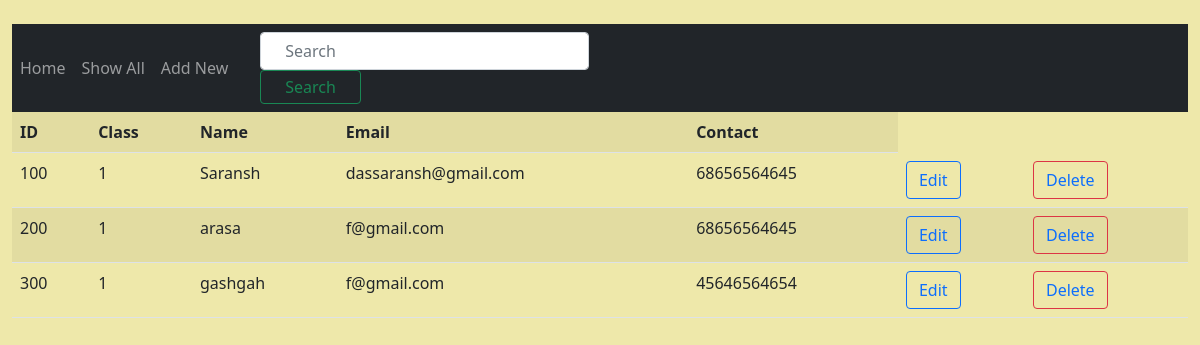
The page /show on the database its author committed.
### myapp/models.py (models this page shows)
class Employee(models.Model):
    eid = models.CharField(max_length=20)
    eclass = models.CharField(max_length=100 , null=True , blank=False)
    ename = models.CharField(max_length=100)
    eemail = models.EmailField()
    econtact = models.CharField(max_length=30)

### myapp/views.py (the view)
# urls.py: path('show', views.show),
def show(request):
    employee = Employee.objects.all
    return render(request, 'show.html', {'employee': employee})

### myapp/templates/show.html
{% extends 'base.html' %}
{% block content %}
<table class="table table-striped">
    <tr>
        <th>ID</th>
        <th>Class</th>
        <th>Name</th>
        <th>Email</th>
        <th>Contact</th>
    </tr>
    {% for i in employee %}
    <tr>
        <td>{{ i.eid }}</td>
        <td>{{ i.eclass }}</td>
        <td>{{ i.ename }}</td>
        <td>{{ i.eemail }}</td>
        <td>{{ i.econtact }}</td>
        <td>
            <button type="button" class="btn btn-outline-primary"> <a href="edit/{{ i.id }}" style="text-decoration:none"; >Edit</a></button>
        </td>
        <td>
            <button type="button" class="btn btn-outline-danger"> <a href="delete/{{ i.id }}" style="text-decoration:none";  >Delete</a></button>
        </td>
    </tr>
    {% endfor %}
</table>
{% endblock %}

### myapp/templates/base.html (shortened to what this page needs)
<!doctype html>
<html lang="en">
<head>
    <link href="https://cdn.jsdelivr.net/npm/bootstrap@5.0.1/dist/css/bootstrap.min.css" rel="stylesheet"
>
</head>
<body>
<div class="container-fluid my-4">
    <nav class="navbar navbar-expand-md bg-dark navbar-dark">
        <div class="collapse navbar-collapse" id="collapsibleNavbar">
            <ul class="navbar-nav mr-auto">
                <li class="nav-item active">
                    <a class="nav-link" href="/">Home</a>
                </li>
                <li class="nav-item active"><a class="nav-link" href="/show">Show All</a></li>
                <li class="nav-item active"><a class="nav-link" href="/load_form">Add New</a></li>
            </ul>
            <form method="POST" action="search" class="form-inline my-3 my-lg-0">
                <input name="name" class="form-control mr-sm-2 mx-4 px-4" type="search" placeholder="Search" aria-label="Search">
                <button class="btn btn-outline-success my-2 my-sm-0 mx-4 py-1 px-4 " type="submit">Search</button>
            </form>
        </div>
    </nav>
    {% block content %}
    {% endblock %}

### myapp/templates/base.html (style rules this page uses)
body { background-color: palegoldenrod ; background-repeat: no-repeat; background-attachment: fixed; background-size: cover; }

### rows shown on the page
Employee: eid "100", eclass "1", ename "Saransh", eemail "dassaransh@gmail.com", econtact "68656564645"
Employee: eid "200", eclass "1", ename "arasa", eemail "f@gmail.com", econtact "68656564645"
Employee: eid "300", eclass "1", ename "gashgah", eemail "f@gmail.com", econtact "45646564654"
